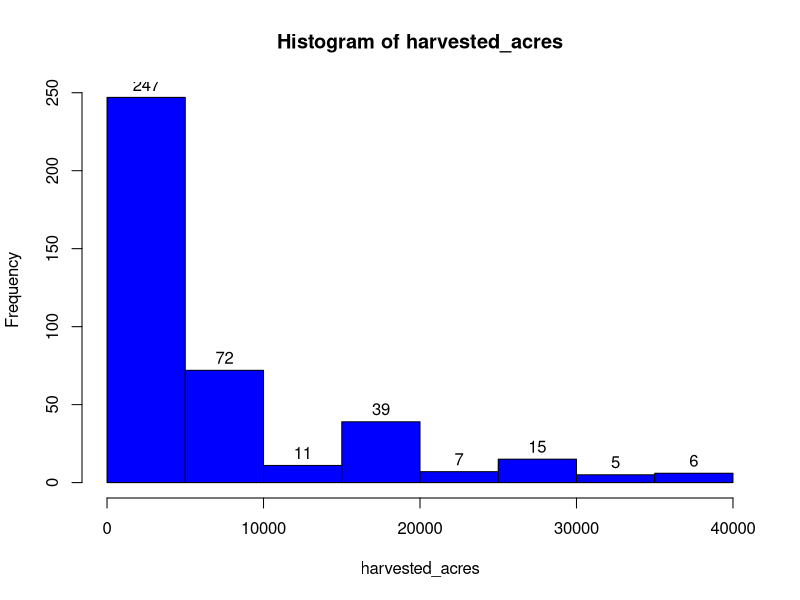
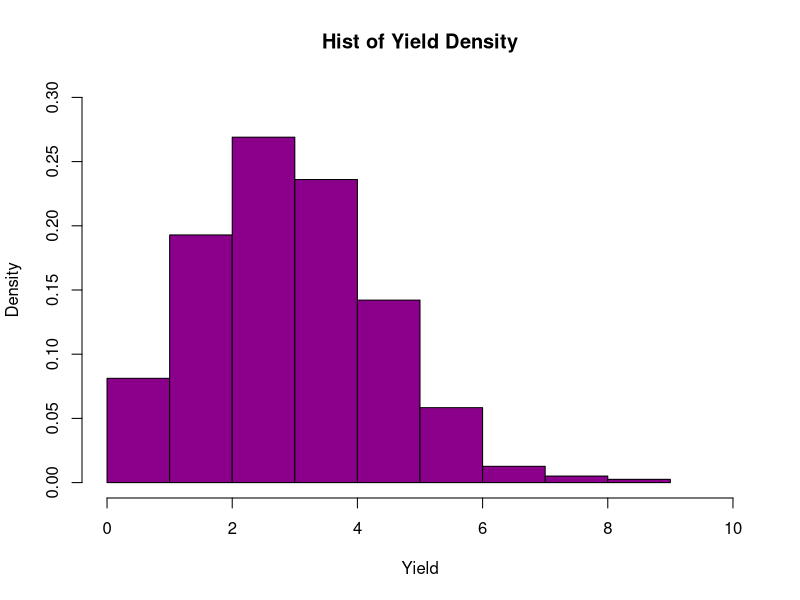
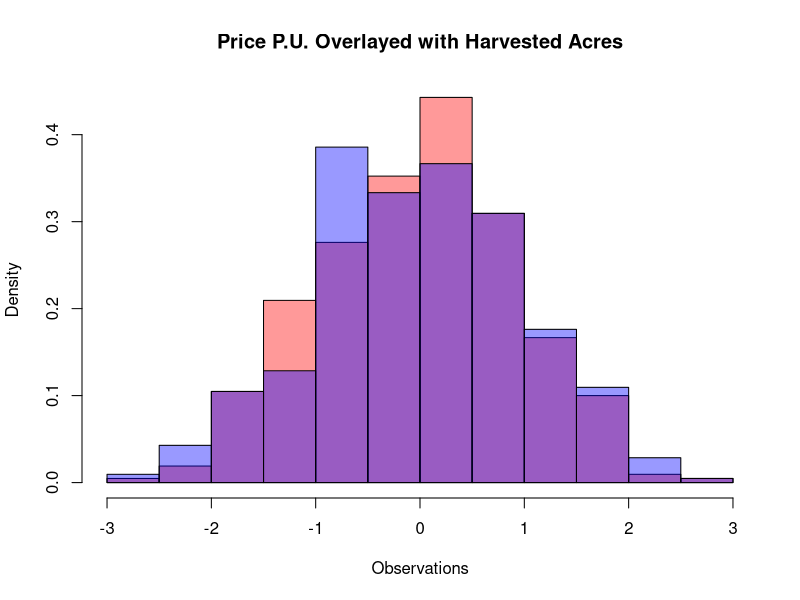
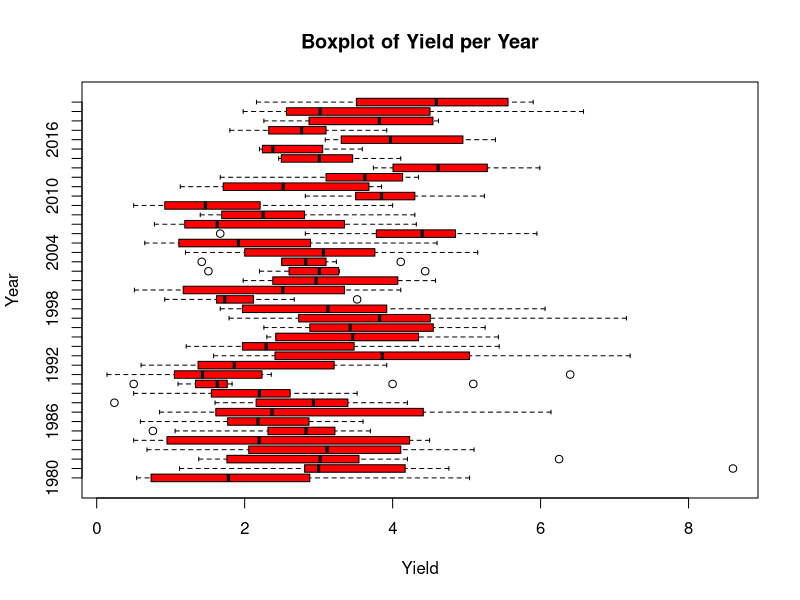
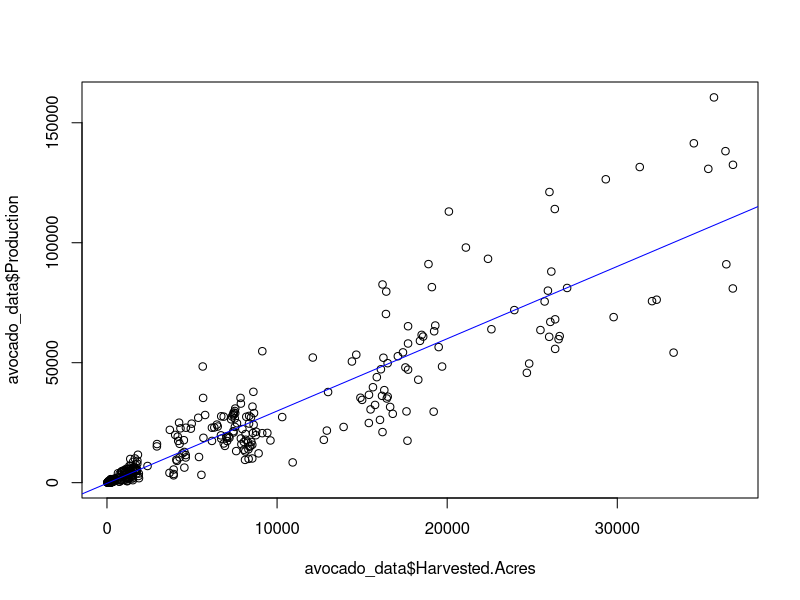

These charts were generated, in order, by the following R code:
## ---- chunk 1
knitr::opts_chunk$set(echo = TRUE)
## ---- chunk 2
raw_data <- read.csv("cali_avocados.csv")
avocado_data <- data.frame(raw_data)
## ---- chunk 3
str(avocado_data)
summary(avocado_data)
## ---- chunk 4
which(is.na(avocado_data))
sum(is.na(avocado_data))
## ---- chunk 5
harvested_acres <- avocado_data$Harvested.Acres
h1 <- hist(harvested_acres, col = "blue")
text(h1$mids, h1$counts, labels = h1$counts, adj = c(0.5, -0.5))


## ---- chunk 6
hist(avocado_data$Yield, ylim = c(0, .3), main = "Hist of Yield Density",
xlab = "Yield", xlim = c(0, 10), 
col = "darkmagenta", freq = FALSE)
## ---- chunk 7
data_1 <- (rnorm(avocado_data$Harvested.Acres))
data_2 <- (rnorm(avocado_data$Price.P.U))
Histogram_1 <- hist( data_1, plot = FALSE)
Histogram_2 <- hist( data_2, plot = FALSE)
plot (Histogram_1, col = rgb(1,0,0,0.4),xlab = 'Observations',freq = FALSE, main = "Price P.U. Overlayed with Harvested Acres")
plot (Histogram_2, xaxt = Year, yaxt = Harvested.Acres,col = rgb(0,0,1,0.4), add = TRUE, freq = FALSE)
## ---- chunk 8
boxplot(Yield ~ Year, data = avocado_data, col = "red",
main = "Boxplot of Yield per Year", xlab = "Yield", ylab =
"Year", horizontal = TRUE)
## ---- chunk 9
price_mean <- mean(avocado_data$Price.P.U, na.rm = TRUE)
print(price_mean)
## ---- chunk 10
harvest_mean <- mean(avocado_data$Harvested.Acres, na.rm = TRUE)
small_harvest <- subset.data.frame(avocado_data, avocado_data$Harvested.Acres < harvest_mean)
small_harvest_price_mean <- mean(small_harvest$Price.P.U, na.rm = TRUE)
print(small_harvest_price_mean)
## ---- chunk 11
large_harvest <- subset.data.frame(avocado_data, avocado_data$Harvested.Acres > harvest_mean)
large_harvest_price_mean <- mean(large_harvest$Price.P.U, na.rm = TRUE)
print(large_harvest_price_mean)
## ---- chunk 12
t.test(x = avocado_data$Price.P.U, mu = small_harvest_price_mean)

t.test(x = avocado_data$Price.P.U, mu = large_harvest_price_mean)
## ---- chunk 13
acres_production_regression <- lm(Production ~ Harvested.Acres,
  data = avocado_data)
summary(acres_production_regression)
## ---- chunk 14
plot(avocado_data$Harvested.Acres, avocado_data$Production)
abline(acres_production_regression, col = "blue")
